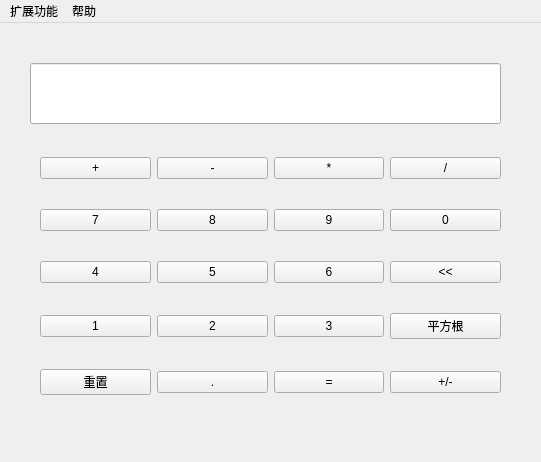
<?xml version="1.0" encoding="UTF-8"?>
<ui version="4.0">
 <class>MainWindow</class>
 <widget class="QMainWindow" name="MainWindow">
  <property name="geometry">
   <rect>
    <x>0</x>
    <y>0</y>
    <width>541</width>
    <height>462</height>
   </rect>
  </property>
  <property name="windowTitle">
   <string>计算器</string>
  </property>
  <widget class="QWidget" name="centralwidget">
   <widget class="QWidget" name="gridLayoutWidget">
    <property name="geometry">
     <rect>
      <x>40</x>
      <y>110</y>
      <width>461</width>
      <height>291</height>
     </rect>
    </property>
    <layout class="QGridLayout" name="gridLayout">
     <item row="2" column="0">
      <widget class="QPushButton" name="button4">
       <property name="text">
        <string>4</string>
       </property>
      </widget>
     </item>
     <item row="3" column="1">
      <widget class="QPushButton" name="button2">
       <property name="text">
        <string>2</string>
       </property>
      </widget>
     </item>
     <item row="0" column="1">
      <widget class="QPushButton" name="btnMinus">
       <property name="text">
        <string>-</string>
       </property>
      </widget>
     </item>
     <item row="4" column="1">
      <widget class="QPushButton" name="btnDot">
       <property name="text">
        <string>.</string>
       </property>
      </widget>
     </item>
     <item row="1" column="2">
      <widget class="QPushButton" name="button9">
       <property name="text">
        <string>9</string>
       </property>
      </widget>
     </item>
     <item row="0" column="0">
      <widget class="QPushButton" name="btnPlus">
       <property name="text">
        <string>+</string>
       </property>
      </widget>
     </item>
     <item row="2" column="4">
      <widget class="QPushButton" name="btnDel">
       <property name="text">
        <string>&lt;&lt;</string>
       </property>
      </widget>
     </item>
     <item row="1" column="1">
      <widget class="QPushButton" name="button8">
       <property name="text">
        <string>8</string>
       </property>
      </widget>
     </item>
     <item row="3" column="2">
      <widget class="QPushButton" name="button3">
       <property name="text">
        <string>3</string>
       </property>
      </widget>
     </item>
     <item row="4" column="0">
      <widget class="QPushButton" name="init">
       <property name="text">
        <string>重置</string>
       </property>
      </widget>
     </item>
     <item row="2" column="2">
      <widget class="QPushButton" name="button6">
       <property name="text">
        <string>6</string>
       </property>
      </widget>
     </item>
     <item row="0" column="2">
      <widget class="QPushButton" name="btnMul">
       <property name="text">
        <string>*</string>
       </property>
      </widget>
     </item>
     <item row="2" column="1">
      <widget class="QPushButton" name="button5">
       <property name="text">
        <string>5</string>
       </property>
      </widget>
     </item>
     <item row="0" column="4">
      <widget class="QPushButton" name="btnDiv">
       <property name="text">
        <string>/</string>
       </property>
      </widget>
     </item>
     <item row="3" column="0">
      <widget class="QPushButton" name="button1">
       <property name="text">
        <string>1</string>
       </property>
      </widget>
     </item>
     <item row="1" column="0">
      <widget class="QPushButton" name="button7">
       <property name="text">
        <string>7</string>
       </property>
      </widget>
     </item>
     <item row="4" column="2">
      <widget class="QPushButton" name="btnEqu">
       <property name="text">
        <string>=</string>
       </property>
      </widget>
     </item>
     <item row="1" column="4">
      <widget class="QPushButton" name="button0">
       <property name="text">
        <string>0</string>
       </property>
      </widget>
     </item>
     <item row="4" column="4">
      <widget class="QPushButton" name="btnPM">
       <property name="text">
        <string>+/-</string>
       </property>
      </widget>
     </item>
     <item row="3" column="4">
      <widget class="QPushButton" name="btnSqrt">
       <property name="text">
        <string>平方根</string>
       </property>
      </widget>
     </item>
    </layout>
   </widget>
   <widget class="QLineEdit" name="screen">
    <property name="geometry">
     <rect>
      <x>30</x>
      <y>40</y>
      <width>471</width>
      <height>61</height>
     </rect>
    </property>
    <property name="font">
     <font>
      <family>Droid Sans Mono</family>
      <pointsize>22</pointsize>
      <weight>75</weight>
      <italic>false</italic>
      <bold>true</bold>
     </font>
    </property>
    <property name="text">
     <string/>
    </property>
    <property name="maxLength">
     <number>25</number>
    </property>
    <property name="frame">
     <bool>true</bool>
    </property>
    <property name="alignment">
     <set>Qt::AlignRight|Qt::AlignTrailing|Qt::AlignVCenter</set>
    </property>
    <property name="clearButtonEnabled">
     <bool>false</bool>
    </property>
   </widget>
  </widget>
  <widget class="QMenuBar" name="menubar">
   <property name="geometry">
    <rect>
     <x>0</x>
     <y>0</y>
     <width>541</width>
     <height>33</height>
    </rect>
   </property>
   <widget class="QMenu" name="menu">
    <property name="title">
     <string>扩展功能</string>
    </property>
    <addaction name="actionRtFunc"/>
    <addaction name="actionBaseChange"/>
    <addaction name="actionBase64"/>
    <addaction name="actionMarkdown"/>
    <addaction name="actionColor"/>
    <addaction name="actionExpress"/>
   </widget>
   <widget class="QMenu" name="menu_2">
    <property name="title">
     <string>帮助</string>
    </property>
    <addaction name="actionLis"/>
    <addaction name="actionAbout"/>
   </widget>
   <addaction name="menu"/>
   <addaction name="menu_2"/>
  </widget>
  <action name="actReadDocu">
   <property name="text">
    <string>阅读文档</string>
   </property>
  </action>
  <action name="actAbout">
   <property name="text">
    <string>关于</string>
   </property>
  </action>
  <action name="actionRtFunc">
   <property name="text">
    <string>三角函数</string>
   </property>
  </action>
  <action name="actionBaseChange">
   <property name="text">
    <string>进制转换</string>
   </property>
  </action>
  <action name="actionBase64">
   <property name="text">
    <string>base64字符串加密与解密</string>
   </property>
  </action>
  <action name="actionMarkdown">
   <property name="text">
    <string>markdown编辑器</string>
   </property>
  </action>
  <action name="actionColor">
   <property name="text">
    <string>调色器</string>
   </property>
  </action>
  <action name="actionExpress">
   <property name="text">
    <string>正则表达式</string>
   </property>
  </action>
  <action name="actionLis">
   <property name="text">
    <string>阅读开源协议(GPL-v3)</string>
   </property>
  </action>
  <action name="actionAbout">
   <property name="text">
    <string>关于</string>
   </property>
  </action>
 </widget>
 <resources/>
 <connections/>
</ui>
